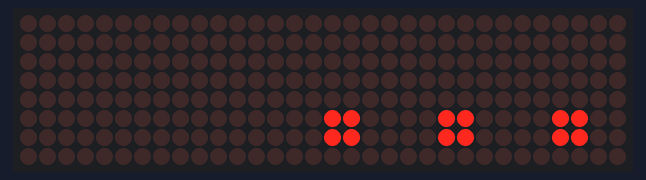
Simulated run of this sketch. Board: ESP8266 (NodeMCU). On the bench: 32×8 LED matrix. WiFi joins after 1.5 s; servers stay silent unless stated; what the sketch prints to the serial monitor is not drawn.

Above: at 0.1 s.

The sketch:

Compteur.ino
```cpp
//################# LIBRARIES ##########################
#include <SPI.h>
#include <Adafruit_GFX.h>
#include <Max72xxPanel.h>
#include <ESP8266WiFi.h>
#include <ESP8266HTTPClient.h>

//################# Settings ##########################
#define ssid "SFR_9C08"
#define password "cerolutenocks7arally"

#define serverUrl "http://requestbin.net/r/1iqgqlx1"

#define interval 30000 // soit 30 secondes            // interval between data requests in milliseconds
#define millisMax 86400000                            // maximum interval scince system start

#define refreshMax 60 // = 1,8e+6 / interval (soit toutes les 30 minutes)


//################# Other variables ##########################

// Variables used by the display
int const pinCS = D4; // Attach CS to this pin, DIN to MOSI and CLK to SCK (cf http://arduino.cc/en/Reference/SPI )
int const numberOfHorizontalDisplays = 4;
int const numberOfVerticalDisplays   = 1;
String message;

Max72xxPanel matrix = Max72xxPanel(pinCS, numberOfHorizontalDisplays, numberOfVerticalDisplays);
int const wait   = 300;               // In milliseconds between scroll movements
int const spacer = 1;                 // space between two char
int const width  = 5 + spacer;        // The font width is 5 pixels


// Variables used for control
long previousMillis = 0;          // will store last time Message was updated
//const int interval = 30000;          // interval between data requests in milliseconds
//const int intervalMax = 864;         // maximum interval scince system start
int failCount = 0;                // will store number of time the server didn't answer
int refreshCount = 0;             // will store number of time 'message' variable was refresh

//################# Functions ##########################

// Print a string on the display
void display_message(String message){
  int ind = matrix.width() / width - message.length();
  if (ind >= 0)
  {
    display_message_without_scroll(message);
  }
  else
  {
    display_message_with_scroll(message);
  }
}

// Display a message using scrolling
void display_message_with_scroll(String message){
   for ( int i = 0 ; i < width * message.length() + matrix.width() - spacer; i++ ) {
    //matrix.fillScreen(LOW);

    //width  = 5 + spacer; // The font width is 5 pixels

    int letter = i / width;
    int x = (matrix.width() - 1) - i % width;
    //int y = (matrix.height() - 8) / 2; // center the text vertically if more than 1 matrix vertically else y=0
    while ( x + width - spacer >= 0 && letter >= 0 ) {
      if ( letter < message.length() ) {
        matrix.drawChar(x, 0 /*or 'y' */, message[letter], HIGH, LOW, 1); // HIGH LOW means foreground ON, background OFF, reverse these to invert the display!
      }
      letter--;
      x -= width;
    }
    matrix.write(); // Send bitmap to display
    delay(wait/2);
  }
}

void display_message_without_scroll(String message){
  int x = matrix.width();
  for ( int i = message.length()-1 ; i>=0; i-- ) { //tester peut être décalage de 1 ???
    matrix.drawChar(x - width, 0, message[i], HIGH, LOW, 1);
    x -= width;
  }
  matrix.write();
}


// Get the number from the server
void GetServerMessage(){
    if (WiFi.status() == WL_CONNECTED) { //Check WiFi connection status

      Serial.println(F("Try to connect server"));

      HTTPClient http;  //Declare an object of class HTTPClient

      http.begin(serverUrl);  //Specify request destination
      int httpCode = http.GET();                       //Send the request

      Serial.println(httpCode);

      if (httpCode > 0) { //Check the returning code
        Serial.println(F("Data received"));

        message = http.getString();   //Get the request response message
        Serial.println(message);             //Print the response message
        } else {
          // Server didn't respond properly
          Serial.println(F("Server didn't respond properly"));
          //faire qqc jsp quoi led ou message
        }
    http.end();   //Close connection

  } else {
    // If wifi connection is down
    Serial.println(F("Wifi connection down"));
    //faire qqc
    while (true){
      display_message("Votre connection wifi semble défaillante : vérifiez la et redémarrer l'afficheur");
    }
  }
}

// Declare reset function at adress 0
void(* resetFunc) (void) = 0;


//################# Program ##########################
void setup() {
  // Start connection with pc
  Serial.begin(115200); // initialize serial communications
  Serial.println(F("Lancement"));

  // Set up display
  matrix.setIntensity(2);    // Use a value between 0 and 15 for brightness
  matrix.setRotation(0, 1);  // The first display is position upside down
  matrix.setRotation(1, 1);  // The first display is position upside down
  matrix.setRotation(2, 1);  // The first display is position upside down
  matrix.setRotation(3, 1);  // The first display is position upside down

  //
  message = "...";              // écrire un message qui s'affiche au lancement
  display_message(message);
  Serial.println(message);

  // Set up wifi connection
  WiFi.begin(ssid, password);
  // The client will try only 20 times to connect to wifi
  int count = 0;
  while (WiFi.status() != WL_CONNECTED || count == 20) { // '||' c'est un 'ou'
    count++;
    delay(1000);
    Serial.println(F("Connecting.."));
  }

  GetServerMessage();
}


void loop(){
  display_message(message); // Display the message
  unsigned long currentMillis = millis();
  if(currentMillis - previousMillis > interval) {
    previousMillis = currentMillis;
    GetServerMessage();
    refreshCount++;

    // We will not test the following condition each time that's why we used a counter
    if (refreshCount == refreshMax){
      refreshCount = 0;
      // In order to limit the memory usage to store the time data, we periodically restart the card
      if (currentMillis >= millisMax){
        resetFunc();
      }
    }
  }


/*
à faire

on vérifie tous les x requêtes au serv :
  si temps max atteint : on redémarre le système

  où x = 1,8e+6 / interval (soit toutes les 30 minutes
OK
à refaire je suis trop con
faut juste remplacer le test par un ajustement du compteur en changeant le max

si nombre max d'échecs atteint, on affiche un message pour dire de nous contacter

si co wifi pas bonne afficher un message
OK (peut être revoir en fonction de ce qu'on veut)
 */

}
```
